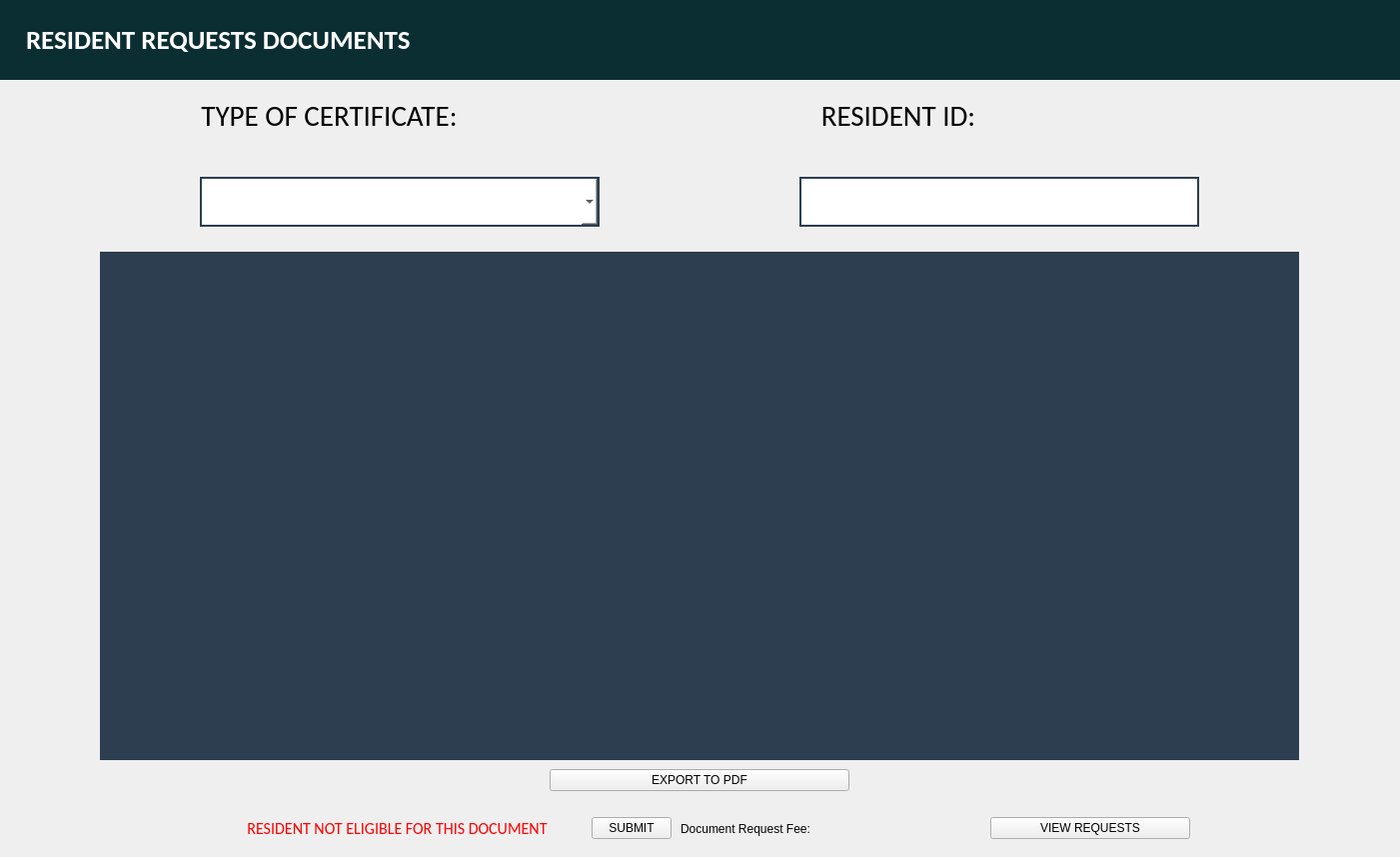
<?xml version="1.0" encoding="UTF-8"?>
<ui version="4.0">
 <class>Form</class>
 <widget class="QWidget" name="Form">
  <property name="geometry">
   <rect>
    <x>0</x>
    <y>0</y>
    <width>1401</width>
    <height>858</height>
   </rect>
  </property>
  <property name="windowTitle">
   <string>Form</string>
  </property>
  <layout class="QVBoxLayout" name="verticalLayout">
   <property name="spacing">
    <number>0</number>
   </property>
   <property name="leftMargin">
    <number>0</number>
   </property>
   <property name="topMargin">
    <number>0</number>
   </property>
   <property name="rightMargin">
    <number>0</number>
   </property>
   <property name="bottomMargin">
    <number>0</number>
   </property>
   <item>
    <widget class="QWidget" name="widget" native="true">
     <layout class="QVBoxLayout" name="verticalLayout_2">
      <property name="spacing">
       <number>0</number>
      </property>
      <property name="leftMargin">
       <number>0</number>
      </property>
      <property name="topMargin">
       <number>0</number>
      </property>
      <property name="rightMargin">
       <number>0</number>
      </property>
      <property name="bottomMargin">
       <number>0</number>
      </property>
      <item>
       <widget class="QWidget" name="widget_2" native="true">
        <property name="minimumSize">
         <size>
          <width>0</width>
          <height>80</height>
         </size>
        </property>
        <property name="maximumSize">
         <size>
          <width>16777215</width>
          <height>80</height>
         </size>
        </property>
        <property name="styleSheet">
         <string notr="true">background-color:#2c3e50</string>
        </property>
        <layout class="QVBoxLayout" name="verticalLayout_4">
         <property name="spacing">
          <number>0</number>
         </property>
         <property name="leftMargin">
          <number>0</number>
         </property>
         <property name="topMargin">
          <number>0</number>
         </property>
         <property name="rightMargin">
          <number>0</number>
         </property>
         <property name="bottomMargin">
          <number>0</number>
         </property>
         <item>
          <widget class="QWidget" name="residentrequest" native="true">
           <property name="minimumSize">
            <size>
             <width>0</width>
             <height>80</height>
            </size>
           </property>
           <property name="maximumSize">
            <size>
             <width>10000</width>
             <height>80</height>
            </size>
           </property>
           <property name="styleSheet">
            <string notr="true">background-color: #0B2E33;</string>
           </property>
           <layout class="QVBoxLayout" name="verticalLayout_3">
            <property name="spacing">
             <number>0</number>
            </property>
            <property name="leftMargin">
             <number>0</number>
            </property>
            <property name="topMargin">
             <number>0</number>
            </property>
            <property name="rightMargin">
             <number>0</number>
            </property>
            <property name="bottomMargin">
             <number>0</number>
            </property>
            <item>
             <widget class="QLabel" name="residentlabel">
              <property name="minimumSize">
               <size>
                <width>0</width>
                <height>80</height>
               </size>
              </property>
              <property name="maximumSize">
               <size>
                <width>16777215</width>
                <height>80</height>
               </size>
              </property>
              <property name="font">
               <font>
                <family>Calibri</family>
                <pointsize>21</pointsize>
                <weight>75</weight>
                <bold>true</bold>
               </font>
              </property>
              <property name="styleSheet">
               <string notr="true">color: white;
background-color: #0B2E33;
Margin-left: 20px; 
width: 200px;</string>
              </property>
              <property name="text">
               <string>&lt;html&gt;&lt;head/&gt;&lt;body&gt;&lt;p&gt;&lt;span style=&quot; font-size:20pt;&quot;&gt;RESIDENT REQUESTS DOCUMENTS&lt;/span&gt;&lt;/p&gt;&lt;/body&gt;&lt;/html&gt;</string>
              </property>
              <property name="alignment">
               <set>Qt::AlignLeading|Qt::AlignLeft|Qt::AlignVCenter</set>
              </property>
              <property name="margin">
               <number>15</number>
              </property>
              <property name="indent">
               <number>-1</number>
              </property>
             </widget>
            </item>
           </layout>
          </widget>
         </item>
        </layout>
       </widget>
      </item>
      <item>
       <widget class="QWidget" name="widget_3" native="true">
        <layout class="QVBoxLayout" name="verticalLayout_5">
         <property name="spacing">
          <number>0</number>
         </property>
         <property name="leftMargin">
          <number>0</number>
         </property>
         <property name="topMargin">
          <number>0</number>
         </property>
         <property name="rightMargin">
          <number>0</number>
         </property>
         <property name="bottomMargin">
          <number>0</number>
         </property>
         <item>
          <widget class="QWidget" name="widget_5" native="true">
           <layout class="QVBoxLayout" name="verticalLayout_6">
            <property name="spacing">
             <number>0</number>
            </property>
            <property name="leftMargin">
             <number>0</number>
            </property>
            <property name="topMargin">
             <number>0</number>
            </property>
            <property name="rightMargin">
             <number>0</number>
            </property>
            <property name="bottomMargin">
             <number>0</number>
            </property>
            <item>
             <widget class="QWidget" name="widget_4" native="true">
              <property name="maximumSize">
               <size>
                <width>16777215</width>
                <height>80</height>
               </size>
              </property>
              <layout class="QHBoxLayout" name="horizontalLayout">
               <item>
                <widget class="QWidget" name="widget_9" native="true">
                 <property name="sizePolicy">
                  <sizepolicy hsizetype="Preferred" vsizetype="Preferred">
                   <horstretch>0</horstretch>
                   <verstretch>0</verstretch>
                  </sizepolicy>
                 </property>
                 <property name="maximumSize">
                  <size>
                   <width>400</width>
                   <height>16777215</height>
                  </size>
                 </property>
                 <layout class="QVBoxLayout" name="verticalLayout_8">
                  <property name="leftMargin">
                   <number>0</number>
                  </property>
                  <item>
                   <widget class="QLabel" name="label">
                    <property name="sizePolicy">
                     <sizepolicy hsizetype="Fixed" vsizetype="Preferred">
                      <horstretch>0</horstretch>
                      <verstretch>0</verstretch>
                     </sizepolicy>
                    </property>
                    <property name="font">
                     <font>
                      <family>Calibri</family>
                      <pointsize>22</pointsize>
                     </font>
                    </property>
                    <property name="layoutDirection">
                     <enum>Qt::LeftToRight</enum>
                    </property>
                    <property name="text">
                     <string>TYPE OF CERTIFICATE:</string>
                    </property>
                    <property name="alignment">
                     <set>Qt::AlignCenter</set>
                    </property>
                    <property name="margin">
                     <number>0</number>
                    </property>
                   </widget>
                  </item>
                 </layout>
                </widget>
               </item>
               <item>
                <widget class="QWidget" name="widget_10" native="true">
                 <property name="sizePolicy">
                  <sizepolicy hsizetype="Fixed" vsizetype="Preferred">
                   <horstretch>0</horstretch>
                   <verstretch>0</verstretch>
                  </sizepolicy>
                 </property>
                 <property name="maximumSize">
                  <size>
                   <width>400</width>
                   <height>16777215</height>
                  </size>
                 </property>
                 <layout class="QVBoxLayout" name="verticalLayout_7">
                  <property name="spacing">
                   <number>0</number>
                  </property>
                  <property name="leftMargin">
                   <number>0</number>
                  </property>
                  <property name="topMargin">
                   <number>0</number>
                  </property>
                  <property name="rightMargin">
                   <number>200</number>
                  </property>
                  <property name="bottomMargin">
                   <number>0</number>
                  </property>
                  <item>
                   <widget class="QLabel" name="label_2">
                    <property name="sizePolicy">
                     <sizepolicy hsizetype="Preferred" vsizetype="Preferred">
                      <horstretch>0</horstretch>
                      <verstretch>0</verstretch>
                     </sizepolicy>
                    </property>
                    <property name="maximumSize">
                     <size>
                      <width>500</width>
                      <height>16777215</height>
                     </size>
                    </property>
                    <property name="font">
                     <font>
                      <family>Calibri</family>
                      <pointsize>22</pointsize>
                     </font>
                    </property>
                    <property name="layoutDirection">
                     <enum>Qt::LeftToRight</enum>
                    </property>
                    <property name="text">
                     <string>RESIDENT ID:</string>
                    </property>
                    <property name="alignment">
                     <set>Qt::AlignCenter</set>
                    </property>
                    <property name="margin">
                     <number>0</number>
                    </property>
                   </widget>
                  </item>
                 </layout>
                </widget>
               </item>
              </layout>
             </widget>
            </item>
            <item>
             <widget class="QWidget" name="widget_8" native="true">
              <property name="minimumSize">
               <size>
                <width>0</width>
                <height>100</height>
               </size>
              </property>
              <property name="maximumSize">
               <size>
                <width>16777215</width>
                <height>100</height>
               </size>
              </property>
              <property name="styleSheet">
               <string notr="true"/>
              </property>
              <layout class="QHBoxLayout" name="horizontalLayout_2">
               <property name="spacing">
                <number>0</number>
               </property>
               <property name="leftMargin">
                <number>0</number>
               </property>
               <property name="topMargin">
                <number>0</number>
               </property>
               <property name="rightMargin">
                <number>0</number>
               </property>
               <property name="bottomMargin">
                <number>0</number>
               </property>
               <item>
                <widget class="QComboBox" name="typeOfCertificate">
                 <property name="sizePolicy">
                  <sizepolicy hsizetype="Fixed" vsizetype="Fixed">
                   <horstretch>0</horstretch>
                   <verstretch>0</verstretch>
                  </sizepolicy>
                 </property>
                 <property name="maximumSize">
                  <size>
                   <width>400</width>
                   <height>50</height>
                  </size>
                 </property>
                 <property name="styleSheet">
                  <string notr="true">        background-color: WHITE;
        border: 2px solid  #2c3e50;
        padding: 6px;
        font-size: 16px;
        color: black;


</string>
                 </property>
                </widget>
               </item>
               <item>
                <widget class="QLineEdit" name="residentid">
                 <property name="sizePolicy">
                  <sizepolicy hsizetype="Fixed" vsizetype="Fixed">
                   <horstretch>0</horstretch>
                   <verstretch>0</verstretch>
                  </sizepolicy>
                 </property>
                 <property name="maximumSize">
                  <size>
                   <width>400</width>
                   <height>50</height>
                  </size>
                 </property>
                 <property name="styleSheet">
                  <string notr="true">        background-color: WHITE;
        border: 2px solid  #2c3e50;
        padding: 6px;
        font-size: 16px;
        color: black;


</string>
                 </property>
                 <property name="alignment">
                  <set>Qt::AlignJustify|Qt::AlignVCenter</set>
                 </property>
                </widget>
               </item>
              </layout>
             </widget>
            </item>
            <item alignment="Qt::AlignHCenter">
             <widget class="QStackedWidget" name="certificatestackedWidget">
              <property name="sizePolicy">
               <sizepolicy hsizetype="Expanding" vsizetype="Expanding">
                <horstretch>0</horstretch>
                <verstretch>0</verstretch>
               </sizepolicy>
              </property>
              <property name="minimumSize">
               <size>
                <width>1200</width>
                <height>0</height>
               </size>
              </property>
              <property name="maximumSize">
               <size>
                <width>1000</width>
                <height>838</height>
               </size>
              </property>
              <property name="styleSheet">
               <string notr="true">background-color: #2c3e50;</string>
              </property>
              <widget class="QWidget" name="stackedWidget_7Page1">
               <property name="sizePolicy">
                <sizepolicy hsizetype="Expanding" vsizetype="Expanding">
                 <horstretch>0</horstretch>
                 <verstretch>0</verstretch>
                </sizepolicy>
               </property>
               <layout class="QVBoxLayout" name="verticalLayout_10"/>
              </widget>
             </widget>
            </item>
            <item alignment="Qt::AlignHCenter">
             <widget class="QWidget" name="widget_7" native="true">
              <property name="minimumSize">
               <size>
                <width>0</width>
                <height>0</height>
               </size>
              </property>
              <layout class="QVBoxLayout" name="verticalLayout_11">
               <item alignment="Qt::AlignHCenter">
                <widget class="QPushButton" name="exportpdf">
                 <property name="minimumSize">
                  <size>
                   <width>300</width>
                   <height>0</height>
                  </size>
                 </property>
                 <property name="maximumSize">
                  <size>
                   <width>1000</width>
                   <height>16777215</height>
                  </size>
                 </property>
                 <property name="text">
                  <string>EXPORT TO PDF</string>
                 </property>
                </widget>
               </item>
              </layout>
             </widget>
            </item>
            <item alignment="Qt::AlignHCenter">
             <widget class="QWidget" name="widget_6" native="true">
              <property name="minimumSize">
               <size>
                <width>1000</width>
                <height>0</height>
               </size>
              </property>
              <layout class="QHBoxLayout" name="horizontalLayout_4">
               <item>
                <widget class="QWidget" name="widget_11" native="true">
                 <layout class="QVBoxLayout" name="verticalLayout_9">
                  <item>
                   <widget class="QLabel" name="eligible">
                    <property name="font">
                     <font>
                      <family>Calibri</family>
                      <pointsize>12</pointsize>
                     </font>
                    </property>
                    <property name="styleSheet">
                     <string notr="true">COLOR: RED</string>
                    </property>
                    <property name="text">
                     <string>RESIDENT NOT ELIGIBLE FOR THIS DOCUMENT</string>
                    </property>
                    <property name="alignment">
                     <set>Qt::AlignCenter</set>
                    </property>
                   </widget>
                  </item>
                 </layout>
                </widget>
               </item>
               <item>
                <widget class="QWidget" name="cancelSub" native="true">
                 <property name="maximumSize">
                  <size>
                   <width>500</width>
                   <height>50</height>
                  </size>
                 </property>
                 <property name="layoutDirection">
                  <enum>Qt::RightToLeft</enum>
                 </property>
                 <layout class="QHBoxLayout" name="horizontalLayout_3">
                  <property name="spacing">
                   <number>0</number>
                  </property>
                  <property name="leftMargin">
                   <number>0</number>
                  </property>
                  <property name="topMargin">
                   <number>0</number>
                  </property>
                  <property name="bottomMargin">
                   <number>0</number>
                  </property>
                  <item>
                   <widget class="QWidget" name="widget_12" native="true">
                    <layout class="QHBoxLayout" name="horizontalLayout_5">
                     <item>
                      <widget class="QLabel" name="price">
                       <property name="minimumSize">
                        <size>
                         <width>150</width>
                         <height>0</height>
                        </size>
                       </property>
                       <property name="maximumSize">
                        <size>
                         <width>500</width>
                         <height>16777215</height>
                        </size>
                       </property>
                       <property name="text">
                        <string/>
                       </property>
                      </widget>
                     </item>
                     <item>
                      <widget class="QLabel" name="label_3">
                       <property name="text">
                        <string>Document Request Fee:</string>
                       </property>
                      </widget>
                     </item>
                    </layout>
                   </widget>
                  </item>
                  <item>
                   <widget class="QPushButton" name="submit">
                    <property name="maximumSize">
                     <size>
                      <width>200</width>
                      <height>16777215</height>
                     </size>
                    </property>
                    <property name="layoutDirection">
                     <enum>Qt::RightToLeft</enum>
                    </property>
                    <property name="text">
                     <string>SUBMIT</string>
                    </property>
                   </widget>
                  </item>
                 </layout>
                </widget>
               </item>
               <item>
                <widget class="QPushButton" name="listofrequests">
                 <property name="maximumSize">
                  <size>
                   <width>200</width>
                   <height>16777215</height>
                  </size>
                 </property>
                 <property name="layoutDirection">
                  <enum>Qt::RightToLeft</enum>
                 </property>
                 <property name="text">
                  <string>VIEW REQUESTS</string>
                 </property>
                </widget>
               </item>
              </layout>
             </widget>
            </item>
           </layout>
          </widget>
         </item>
        </layout>
       </widget>
      </item>
     </layout>
    </widget>
   </item>
  </layout>
 </widget>
 <resources>
  <include location="../IMAGES/res.qrc"/>
 </resources>
 <connections/>
</ui>
